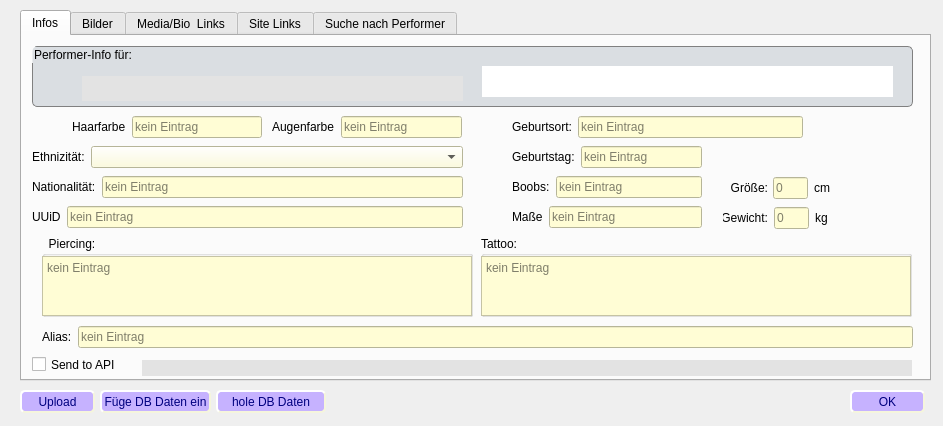
<?xml version="1.0" encoding="UTF-8"?>
<ui version="4.0">
 <class>Dialog</class>
 <widget class="QDialog" name="Dialog">
  <property name="geometry">
   <rect>
    <x>0</x>
    <y>0</y>
    <width>943</width>
    <height>426</height>
   </rect>
  </property>
  <property name="windowTitle">
   <string>Dialog</string>
  </property>
  <property name="modal">
   <bool>true</bool>
  </property>
  <widget class="QTabWidget" name="tabWidget">
   <property name="geometry">
    <rect>
     <x>20</x>
     <y>10</y>
     <width>911</width>
     <height>371</height>
    </rect>
   </property>
   <property name="currentIndex">
    <number>0</number>
   </property>
   <widget class="QWidget" name="actor_info">
    <attribute name="title">
     <string>Infos</string>
    </attribute>
    <widget class="QWidget" name="layoutWidget_9">
     <property name="geometry">
      <rect>
       <x>490</x>
       <y>110</y>
       <width>190</width>
       <height>22</height>
      </rect>
     </property>
     <layout class="QHBoxLayout" name="HLayout_birthday">
      <item>
       <widget class="QLabel" name="lblgeburtstag">
        <property name="text">
         <string>Geburtstag:</string>
        </property>
       </widget>
      </item>
      <item>
       <widget class="ClickableQLineEdit" name="lnEdit_performer_birthday">
        <property name="contextMenuPolicy">
         <enum>Qt::CustomContextMenu</enum>
        </property>
        <property name="styleSheet">
         <string notr="true">QLineEdit,QTextEdit { 
background-color: #FFFDD5;}
QLineEdit:hover,QTextEdit:hover {
border: 2px solid rgb(49, 50, 62);}
QLineEdit:focus,QTextEdit:focus {
border: 2px inset rgb(85, 170, 255);}
QLineEdit::placeholderText { 
color: rgb(213, 213, 213);}




</string>
        </property>
        <property name="text">
         <string/>
        </property>
        <property name="placeholderText">
         <string notr="true">kein Eintrag</string>
        </property>
       </widget>
      </item>
     </layout>
    </widget>
    <widget class="QWidget" name="layoutWidget">
     <property name="geometry">
      <rect>
       <x>50</x>
       <y>80</y>
       <width>190</width>
       <height>22</height>
      </rect>
     </property>
     <layout class="QHBoxLayout" name="HLayout_hair_colour">
      <item>
       <widget class="QLabel" name="lblactor_hair_colour">
        <property name="text">
         <string>Haarfarbe</string>
        </property>
       </widget>
      </item>
      <item>
       <widget class="ClickableQLineEdit" name="lnEdit_performer_hair">
        <property name="contextMenuPolicy">
         <enum>Qt::CustomContextMenu</enum>
        </property>
        <property name="styleSheet">
         <string notr="true">QLineEdit,QTextEdit { 
background-color: #FFFDD5;}
QLineEdit:hover,QTextEdit:hover {
border: 2px solid rgb(49, 50, 62);}
QLineEdit:focus,QTextEdit:focus {
border: 2px inset rgb(85, 170, 255);}
QLineEdit::placeholderText { 
color: rgb(213, 213, 213);}




</string>
        </property>
        <property name="text">
         <string/>
        </property>
        <property name="placeholderText">
         <string notr="true">kein Eintrag</string>
        </property>
       </widget>
      </item>
     </layout>
    </widget>
    <widget class="QWidget" name="layoutWidget_8">
     <property name="geometry">
      <rect>
       <x>490</x>
       <y>80</y>
       <width>291</width>
       <height>22</height>
      </rect>
     </property>
     <layout class="QHBoxLayout" name="HLayout_bithplace">
      <item>
       <widget class="QLabel" name="lblgeburtsort">
        <property name="text">
         <string>Geburtsort:</string>
        </property>
       </widget>
      </item>
      <item>
       <widget class="ClickableQLineEdit" name="lnEdit_performer_birthplace">
        <property name="contextMenuPolicy">
         <enum>Qt::CustomContextMenu</enum>
        </property>
        <property name="styleSheet">
         <string notr="true">QLineEdit,QTextEdit { 
background-color: #FFFDD5;}
QLineEdit:hover,QTextEdit:hover {
border: 2px solid rgb(49, 50, 62);}
QLineEdit:focus,QTextEdit:focus {
border: 2px inset rgb(85, 170, 255);}
QLineEdit::placeholderText { 
color: rgb(213, 213, 213);}




</string>
        </property>
        <property name="text">
         <string/>
        </property>
        <property name="placeholderText">
         <string notr="true">kein Eintrag</string>
        </property>
       </widget>
      </item>
     </layout>
    </widget>
    <widget class="QWidget" name="layoutWidget_11">
     <property name="geometry">
      <rect>
       <x>490</x>
       <y>140</y>
       <width>190</width>
       <height>22</height>
      </rect>
     </property>
     <layout class="QHBoxLayout" name="HLayout_boobs">
      <item>
       <widget class="QLabel" name="lblboobs">
        <property name="text">
         <string>Boobs:</string>
        </property>
       </widget>
      </item>
      <item>
       <widget class="ClickableQLineEdit" name="lnEdit_performer_boobs">
        <property name="contextMenuPolicy">
         <enum>Qt::CustomContextMenu</enum>
        </property>
        <property name="styleSheet">
         <string notr="true">QLineEdit,QTextEdit { 
background-color: #FFFDD5;}
QLineEdit:hover,QTextEdit:hover {
border: 2px solid rgb(49, 50, 62);}
QLineEdit:focus,QTextEdit:focus {
border: 2px inset rgb(85, 170, 255);}
QLineEdit::placeholderText { 
color: rgb(213, 213, 213);}




</string>
        </property>
        <property name="inputMask">
         <string/>
        </property>
        <property name="text">
         <string/>
        </property>
        <property name="placeholderText">
         <string notr="true">kein Eintrag</string>
        </property>
       </widget>
      </item>
     </layout>
    </widget>
    <widget class="QWidget" name="layoutWidget_2">
     <property name="geometry">
      <rect>
       <x>701</x>
       <y>141</y>
       <width>107</width>
       <height>22</height>
      </rect>
     </property>
     <layout class="QHBoxLayout" name="HLayout_height">
      <item>
       <widget class="QLabel" name="lblperformer_groesse">
        <property name="minimumSize">
         <size>
          <width>45</width>
          <height>0</height>
         </size>
        </property>
        <property name="maximumSize">
         <size>
          <width>45</width>
          <height>16777215</height>
         </size>
        </property>
        <property name="text">
         <string>Größe:</string>
        </property>
        <property name="alignment">
         <set>Qt::AlignRight|Qt::AlignTrailing|Qt::AlignVCenter</set>
        </property>
       </widget>
      </item>
      <item>
       <widget class="ClickableQLineEdit" name="lnEdit_performer_height">
        <property name="minimumSize">
         <size>
          <width>35</width>
          <height>0</height>
         </size>
        </property>
        <property name="maximumSize">
         <size>
          <width>35</width>
          <height>16777215</height>
         </size>
        </property>
        <property name="contextMenuPolicy">
         <enum>Qt::CustomContextMenu</enum>
        </property>
        <property name="styleSheet">
         <string notr="true">QLineEdit,QTextEdit { 
background-color: #FFFDD5;}
QLineEdit:hover,QTextEdit:hover {
border: 2px solid rgb(49, 50, 62);}
QLineEdit:focus,QTextEdit:focus {
border: 2px inset rgb(85, 170, 255);}
QLineEdit::placeholderText { 
color: rgb(213, 213, 213);}




</string>
        </property>
        <property name="inputMask">
         <string>999</string>
        </property>
        <property name="text">
         <string/>
        </property>
        <property name="placeholderText">
         <string notr="true">0</string>
        </property>
       </widget>
      </item>
      <item>
       <widget class="QLabel" name="lbl_kg_2">
        <property name="text">
         <string>cm</string>
        </property>
       </widget>
      </item>
     </layout>
    </widget>
    <widget class="QWidget" name="layoutWidget_3">
     <property name="geometry">
      <rect>
       <x>10</x>
       <y>110</y>
       <width>431</width>
       <height>22</height>
      </rect>
     </property>
     <layout class="QHBoxLayout" name="HLayout_ethnicity">
      <item>
       <widget class="QLabel" name="lblperformer_rasse">
        <property name="sizePolicy">
         <sizepolicy hsizetype="Fixed" vsizetype="Preferred">
          <horstretch>0</horstretch>
          <verstretch>0</verstretch>
         </sizepolicy>
        </property>
        <property name="text">
         <string>Ethnizität:</string>
        </property>
       </widget>
      </item>
      <item>
       <widget class="QComboBox" name="cBox_performer_rasse">
        <property name="layoutDirection">
         <enum>Qt::LeftToRight</enum>
        </property>
        <property name="styleSheet">
         <string notr="true">background-color: #FFFDD5;</string>
        </property>
        <item>
         <property name="text">
          <string/>
         </property>
        </item>
        <item>
         <property name="text">
          <string>Asian</string>
         </property>
        </item>
        <item>
         <property name="text">
          <string>Black</string>
         </property>
        </item>
        <item>
         <property name="text">
          <string>Caucasian</string>
         </property>
        </item>
        <item>
         <property name="text">
          <string>Indian</string>
         </property>
        </item>
        <item>
         <property name="text">
          <string>Latin</string>
         </property>
        </item>
        <item>
         <property name="text">
          <string>Middle Eastern</string>
         </property>
        </item>
        <item>
         <property name="text">
          <string>Mixed</string>
         </property>
        </item>
        <item>
         <property name="text">
          <string>Others</string>
         </property>
        </item>
       </widget>
      </item>
     </layout>
    </widget>
    <widget class="QWidget" name="layoutWidget_4">
     <property name="geometry">
      <rect>
       <x>701</x>
       <y>171</y>
       <width>105</width>
       <height>22</height>
      </rect>
     </property>
     <layout class="QHBoxLayout" name="HLayout_weight">
      <item>
       <widget class="QLabel" name="lblperformer_gewicht">
        <property name="minimumSize">
         <size>
          <width>45</width>
          <height>0</height>
         </size>
        </property>
        <property name="maximumSize">
         <size>
          <width>45</width>
          <height>16777215</height>
         </size>
        </property>
        <property name="text">
         <string>Gewicht:</string>
        </property>
        <property name="alignment">
         <set>Qt::AlignRight|Qt::AlignTrailing|Qt::AlignVCenter</set>
        </property>
       </widget>
      </item>
      <item>
       <widget class="ClickableQLineEdit" name="lnEdit_performer_weight">
        <property name="minimumSize">
         <size>
          <width>35</width>
          <height>0</height>
         </size>
        </property>
        <property name="maximumSize">
         <size>
          <width>35</width>
          <height>16777215</height>
         </size>
        </property>
        <property name="contextMenuPolicy">
         <enum>Qt::CustomContextMenu</enum>
        </property>
        <property name="styleSheet">
         <string notr="true">QLineEdit,QTextEdit { 
background-color: #FFFDD5;}
QLineEdit:hover,QTextEdit:hover {
border: 2px solid rgb(49, 50, 62);}
QLineEdit:focus,QTextEdit:focus {
border: 2px inset rgb(85, 170, 255);}
QLineEdit::placeholderText { 
color: rgb(213, 213, 213);}




</string>
        </property>
        <property name="inputMask">
         <string>999</string>
        </property>
        <property name="text">
         <string/>
        </property>
        <property name="placeholderText">
         <string notr="true">0</string>
        </property>
       </widget>
      </item>
      <item>
       <widget class="QLabel" name="lbl_kg">
        <property name="text">
         <string>kg</string>
        </property>
       </widget>
      </item>
     </layout>
    </widget>
    <widget class="QWidget" name="layoutWidget_12">
     <property name="geometry">
      <rect>
       <x>490</x>
       <y>170</y>
       <width>190</width>
       <height>22</height>
      </rect>
     </property>
     <layout class="QHBoxLayout" name="HLayout_bodytyp">
      <item>
       <widget class="QLabel" name="lblbodytyp">
        <property name="text">
         <string>Maße</string>
        </property>
       </widget>
      </item>
      <item>
       <widget class="ClickableQLineEdit" name="lnEdit_performer_meaturements">
        <property name="contextMenuPolicy">
         <enum>Qt::CustomContextMenu</enum>
        </property>
        <property name="styleSheet">
         <string notr="true">QLineEdit,QTextEdit { 
background-color: #FFFDD5;}
QLineEdit:hover,QTextEdit:hover {
border: 2px solid rgb(49, 50, 62);}
QLineEdit:focus,QTextEdit:focus {
border: 2px inset rgb(85, 170, 255);}
QLineEdit::placeholderText { 
color: rgb(213, 213, 213);}




</string>
        </property>
        <property name="text">
         <string/>
        </property>
        <property name="placeholderText">
         <string notr="true">kein Eintrag</string>
        </property>
       </widget>
      </item>
     </layout>
    </widget>
    <widget class="QGroupBox" name="grpBox_actor_name">
     <property name="geometry">
      <rect>
       <x>10</x>
       <y>10</y>
       <width>881</width>
       <height>61</height>
      </rect>
     </property>
     <property name="styleSheet">
      <string notr="true">QGroupBox {
background-color: rgb(218, 222, 226);
border: 1px solid grey;border-radius: 5px;}</string>
     </property>
     <property name="title">
      <string>Performer-Info für:</string>
     </property>
     <widget class="QLineEdit" name="lnEdit_performer_name">
      <property name="enabled">
       <bool>true</bool>
      </property>
      <property name="geometry">
       <rect>
        <x>450</x>
        <y>20</y>
        <width>411</width>
        <height>31</height>
       </rect>
      </property>
      <property name="font">
       <font>
        <pointsize>15</pointsize>
       </font>
      </property>
      <property name="styleSheet">
       <string notr="true">QLabel{background-color:#e3e3e3 }
</string>
      </property>
      <property name="text">
       <string/>
      </property>
      <property name="frame">
       <bool>false</bool>
      </property>
      <property name="readOnly">
       <bool>true</bool>
      </property>
      <property name="clearButtonEnabled">
       <bool>false</bool>
      </property>
     </widget>
     <widget class="QLabel" name="lbl_actor_gender_sign">
      <property name="geometry">
       <rect>
        <x>10</x>
        <y>20</y>
        <width>25</width>
        <height>30</height>
       </rect>
      </property>
      <property name="text">
       <string/>
      </property>
      <property name="pixmap">
       <pixmap resource="../../resource_collection_files/buttons.qrc">:/Buttons/_buttons/gender/person-weiblich.png</pixmap>
      </property>
     </widget>
     <widget class="QLabel" name="lbl_actor_birthday_place">
      <property name="geometry">
       <rect>
        <x>50</x>
        <y>30</y>
        <width>381</width>
        <height>25</height>
       </rect>
      </property>
      <property name="font">
       <font>
        <pointsize>10</pointsize>
       </font>
      </property>
      <property name="styleSheet">
       <string notr="true">QLabel{background-color:#e3e3e3 }</string>
      </property>
      <property name="text">
       <string/>
      </property>
     </widget>
    </widget>
    <widget class="QCheckBox" name="chkBox_send_api">
     <property name="geometry">
      <rect>
       <x>10</x>
       <y>320</y>
       <width>91</width>
       <height>17</height>
      </rect>
     </property>
     <property name="text">
      <string>Send to API</string>
     </property>
    </widget>
    <widget class="QWidget" name="layoutWidget_10">
     <property name="geometry">
      <rect>
       <x>10</x>
       <y>140</y>
       <width>431</width>
       <height>22</height>
      </rect>
     </property>
     <layout class="QHBoxLayout" name="HLayout_nationality">
      <item>
       <widget class="QLabel" name="lblnationality">
        <property name="text">
         <string>Nationalität:</string>
        </property>
       </widget>
      </item>
      <item>
       <widget class="ClickableQLineEdit" name="lnEdit_performer_nationality">
        <property name="contextMenuPolicy">
         <enum>Qt::CustomContextMenu</enum>
        </property>
        <property name="styleSheet">
         <string notr="true">QLineEdit,QTextEdit { 
background-color: #FFFDD5;}
QLineEdit:hover,QTextEdit:hover {
border: 2px solid rgb(49, 50, 62);}
QLineEdit:focus,QTextEdit:focus {
border: 2px inset rgb(85, 170, 255);}
QLineEdit::placeholderText { 
color: rgb(213, 213, 213);}




</string>
        </property>
        <property name="text">
         <string/>
        </property>
        <property name="placeholderText">
         <string notr="true">kein Eintrag</string>
        </property>
       </widget>
      </item>
     </layout>
    </widget>
    <widget class="QGroupBox" name="gBox_tattoo">
     <property name="geometry">
      <rect>
       <x>459</x>
       <y>200</y>
       <width>431</width>
       <height>81</height>
      </rect>
     </property>
     <property name="title">
      <string>Tattoo:</string>
     </property>
     <widget class="ClickableQTextEdit" name="txtEdit_performer_tattoo">
      <property name="geometry">
       <rect>
        <x>0</x>
        <y>20</y>
        <width>430</width>
        <height>60</height>
       </rect>
      </property>
      <property name="contextMenuPolicy">
       <enum>Qt::CustomContextMenu</enum>
      </property>
      <property name="styleSheet">
       <string notr="true">QLineEdit,QTextEdit { 
background-color: #FFFDD5;}
QLineEdit:hover,QTextEdit:hover {
border: 2px solid rgb(49, 50, 62);}
QLineEdit:focus,QTextEdit:focus {
border: 2px inset rgb(85, 170, 255);}
QToolTip {min-width: 350px;}</string>
      </property>
      <property name="acceptRichText">
       <bool>false</bool>
      </property>
      <property name="placeholderText">
       <string>kein Eintrag</string>
      </property>
     </widget>
    </widget>
    <widget class="QGroupBox" name="gBox_piercing">
     <property name="geometry">
      <rect>
       <x>20</x>
       <y>200</y>
       <width>431</width>
       <height>81</height>
      </rect>
     </property>
     <property name="title">
      <string>  Piercing:</string>
     </property>
     <widget class="ClickableQTextEdit" name="txtEdit_performer_piercing">
      <property name="geometry">
       <rect>
        <x>0</x>
        <y>20</y>
        <width>430</width>
        <height>60</height>
       </rect>
      </property>
      <property name="contextMenuPolicy">
       <enum>Qt::ActionsContextMenu</enum>
      </property>
      <property name="styleSheet">
       <string notr="true">QLineEdit,QTextEdit { 
background-color: #FFFDD5;}
QLineEdit:hover,QTextEdit:hover {
border: 2px solid rgb(49, 50, 62);}
QLineEdit:focus,QTextEdit:focus {
border: 2px inset rgb(85, 170, 255);}
QToolTip {min-width: 350px;}</string>
      </property>
      <property name="acceptRichText">
       <bool>false</bool>
      </property>
      <property name="placeholderText">
       <string>kein Eintrag</string>
      </property>
     </widget>
    </widget>
    <widget class="QWidget" name="layoutWidget_14">
     <property name="geometry">
      <rect>
       <x>20</x>
       <y>290</y>
       <width>871</width>
       <height>22</height>
      </rect>
     </property>
     <layout class="QHBoxLayout" name="HLayout_nationality_2">
      <item>
       <widget class="QLabel" name="lblnationality_2">
        <property name="text">
         <string>Alias:</string>
        </property>
       </widget>
      </item>
      <item>
       <widget class="QLineEdit" name="lnEdit_performer_aliases">
        <property name="contextMenuPolicy">
         <enum>Qt::CustomContextMenu</enum>
        </property>
        <property name="styleSheet">
         <string notr="true">QLineEdit,QTextEdit { 
background-color: #FFFDD5;}
QLineEdit:hover,QTextEdit:hover {
border: 2px solid rgb(49, 50, 62);}
QLineEdit:focus,QTextEdit:focus {
border: 2px inset rgb(85, 170, 255);}
QLineEdit::placeholderText { 
color: rgb(213, 213, 213);}




</string>
        </property>
        <property name="text">
         <string/>
        </property>
        <property name="placeholderText">
         <string notr="true">kein Eintrag</string>
        </property>
       </widget>
      </item>
     </layout>
    </widget>
    <widget class="QWidget" name="layoutWidget_13">
     <property name="geometry">
      <rect>
       <x>10</x>
       <y>170</y>
       <width>431</width>
       <height>22</height>
      </rect>
     </property>
     <layout class="QHBoxLayout" name="HLayout_nationality_3">
      <item>
       <widget class="QLabel" name="lbluuid">
        <property name="text">
         <string>UUiD</string>
        </property>
       </widget>
      </item>
      <item>
       <widget class="ClickableQLineEdit" name="lnEdit_performer_uuid">
        <property name="contextMenuPolicy">
         <enum>Qt::CustomContextMenu</enum>
        </property>
        <property name="styleSheet">
         <string notr="true">QLineEdit,QTextEdit { 
background-color: #FFFDD5;}
QLineEdit:hover,QTextEdit:hover {
border: 2px solid rgb(49, 50, 62);}
QLineEdit:focus,QTextEdit:focus {
border: 2px inset rgb(85, 170, 255);}
QLineEdit::placeholderText { 
color: rgb(213, 213, 213);}




</string>
        </property>
        <property name="text">
         <string/>
        </property>
        <property name="readOnly">
         <bool>false</bool>
        </property>
        <property name="placeholderText">
         <string notr="true">kein Eintrag</string>
        </property>
       </widget>
      </item>
     </layout>
    </widget>
    <widget class="QWidget" name="layoutWidget_5">
     <property name="geometry">
      <rect>
       <x>250</x>
       <y>80</y>
       <width>190</width>
       <height>22</height>
      </rect>
     </property>
     <layout class="QHBoxLayout" name="HLayout_eye_colour">
      <item>
       <widget class="QLabel" name="lblperformer_augen">
        <property name="text">
         <string>Augenfarbe</string>
        </property>
       </widget>
      </item>
      <item>
       <widget class="ClickableQLineEdit" name="lnEdit_performer_eye">
        <property name="contextMenuPolicy">
         <enum>Qt::CustomContextMenu</enum>
        </property>
        <property name="styleSheet">
         <string notr="true">QLineEdit,QTextEdit { 
background-color: #FFFDD5;}
QLineEdit:hover,QTextEdit:hover {
border: 2px solid rgb(49, 50, 62);}
QLineEdit:focus,QTextEdit:focus {
border: 2px inset rgb(85, 170, 255);}
QLineEdit::placeholderText { 
color: rgb(213, 213, 213);}




</string>
        </property>
        <property name="text">
         <string/>
        </property>
        <property name="placeholderText">
         <string notr="true">kein Eintrag</string>
        </property>
       </widget>
      </item>
     </layout>
    </widget>
    <widget class="QLabel" name="lbl_status_message">
     <property name="geometry">
      <rect>
       <x>120</x>
       <y>324</y>
       <width>770</width>
       <height>16</height>
      </rect>
     </property>
     <property name="styleSheet">
      <string notr="true">QLabel{background-color:#e3e3e3 }</string>
     </property>
     <property name="text">
      <string/>
     </property>
    </widget>
   </widget>
   <widget class="QWidget" name="actor_images">
    <attribute name="title">
     <string>Bilder</string>
    </attribute>
    <widget class="QScrollArea" name="scrollArea_actor_images">
     <property name="geometry">
      <rect>
       <x>13</x>
       <y>40</y>
       <width>880</width>
       <height>300</height>
      </rect>
     </property>
     <property name="widgetResizable">
      <bool>true</bool>
     </property>
     <widget class="QWidget" name="scrollAreaWidgetContents">
      <property name="geometry">
       <rect>
        <x>0</x>
        <y>0</y>
        <width>878</width>
        <height>298</height>
       </rect>
      </property>
     </widget>
    </widget>
    <widget class="QLabel" name="lbl_image_counter">
     <property name="geometry">
      <rect>
       <x>0</x>
       <y>10</y>
       <width>240</width>
       <height>25</height>
      </rect>
     </property>
     <property name="font">
      <font>
       <family>Arial</family>
       <pointsize>9</pointsize>
      </font>
     </property>
     <property name="styleSheet">
      <string notr="true">QLabel {
background-color: #4e4e4e;
color: #fffffa;}</string>
     </property>
     <property name="text">
      <string/>
     </property>
    </widget>
    <widget class="QLabel" name="lbl_image_max">
     <property name="geometry">
      <rect>
       <x>260</x>
       <y>13</y>
       <width>231</width>
       <height>20</height>
      </rect>
     </property>
     <property name="styleSheet">
      <string notr="true">background-color: rgb(255, 250, 211)</string>
     </property>
     <property name="text">
      <string>Maximale Anzahl Bilder: </string>
     </property>
    </widget>
   </widget>
   <widget class="QWidget" name="page_media_links">
    <attribute name="title">
     <string>Media/Bio  Links</string>
    </attribute>
    <widget class="QTableWidget" name="tblWdg_actor_medialinks">
     <property name="geometry">
      <rect>
       <x>20</x>
       <y>10</y>
       <width>870</width>
       <height>331</height>
      </rect>
     </property>
     <property name="font">
      <font>
       <family>Arial</family>
       <pointsize>8</pointsize>
       <stylestrategy>PreferAntialias</stylestrategy>
      </font>
     </property>
     <property name="contextMenuPolicy">
      <enum>Qt::CustomContextMenu</enum>
     </property>
     <property name="styleSheet">
      <string notr="true">background-color: rgb(255, 250, 211)
</string>
     </property>
     <property name="selectionBehavior">
      <enum>QAbstractItemView::SelectRows</enum>
     </property>
     <property name="columnCount">
      <number>5</number>
     </property>
     <attribute name="horizontalHeaderVisible">
      <bool>false</bool>
     </attribute>
     <attribute name="horizontalHeaderCascadingSectionResizes">
      <bool>false</bool>
     </attribute>
     <attribute name="horizontalHeaderHighlightSections">
      <bool>false</bool>
     </attribute>
     <attribute name="horizontalHeaderShowSortIndicator" stdset="0">
      <bool>true</bool>
     </attribute>
     <attribute name="verticalHeaderVisible">
      <bool>false</bool>
     </attribute>
     <attribute name="verticalHeaderDefaultSectionSize">
      <number>20</number>
     </attribute>
     <attribute name="verticalHeaderHighlightSections">
      <bool>false</bool>
     </attribute>
     <attribute name="verticalHeaderMinimumSectionSize">
      <number>16</number>
     </attribute>
     <attribute name="verticalHeaderShowSortIndicator" stdset="0">
      <bool>true</bool>
     </attribute>
     <attribute name="verticalHeaderStretchLastSection">
      <bool>false</bool>
     </attribute>
     <column>
      <property name="text">
       <string>ID</string>
      </property>
     </column>
     <column>
      <property name="text">
       <string>Status</string>
      </property>
     </column>
     <column>
      <property name="text">
       <string>Image</string>
      </property>
     </column>
     <column>
      <property name="text">
       <string>Alias</string>
      </property>
     </column>
     <column>
      <property name="text">
       <string>Status</string>
      </property>
     </column>
    </widget>
   </widget>
   <widget class="QWidget" name="tab">
    <attribute name="title">
     <string>Site Links</string>
    </attribute>
    <widget class="QTableWidget" name="tblWgd_arctor_links">
     <property name="geometry">
      <rect>
       <x>8</x>
       <y>10</y>
       <width>890</width>
       <height>331</height>
      </rect>
     </property>
     <property name="styleSheet">
      <string notr="true">background-color: rgb(255, 250, 211)</string>
     </property>
    </widget>
   </widget>
   <widget class="QWidget" name="search_actor">
    <attribute name="title">
     <string>Suche nach Performer</string>
    </attribute>
    <widget class="QGroupBox" name="grpBox_actor_search_name">
     <property name="geometry">
      <rect>
       <x>10</x>
       <y>10</y>
       <width>881</width>
       <height>41</height>
      </rect>
     </property>
     <property name="styleSheet">
      <string notr="true">QGroupBox {
background-color: rgb(218, 222, 226);
border: 1px solid grey;border-radius: 5px;}</string>
     </property>
     <property name="title">
      <string>Nach Name gesucht:</string>
     </property>
     <widget class="QLineEdit" name="lnEdit_performer_search_name">
      <property name="enabled">
       <bool>true</bool>
      </property>
      <property name="geometry">
       <rect>
        <x>450</x>
        <y>10</y>
        <width>411</width>
        <height>21</height>
       </rect>
      </property>
      <property name="font">
       <font>
        <pointsize>15</pointsize>
       </font>
      </property>
      <property name="styleSheet">
       <string notr="true">QLabel{background-color:#e3e3e3 }
</string>
      </property>
      <property name="text">
       <string/>
      </property>
      <property name="frame">
       <bool>false</bool>
      </property>
      <property name="readOnly">
       <bool>false</bool>
      </property>
      <property name="clearButtonEnabled">
       <bool>false</bool>
      </property>
     </widget>
     <widget class="QLabel" name="lbl_search_counter">
      <property name="geometry">
       <rect>
        <x>10</x>
        <y>20</y>
        <width>181</width>
        <height>16</height>
       </rect>
      </property>
      <property name="styleSheet">
       <string notr="true">QLabel{background-color:#e3e3e3 }</string>
      </property>
      <property name="text">
       <string/>
      </property>
     </widget>
    </widget>
    <widget class="QTableWidget" name="tblWdg_search_result_actors">
     <property name="geometry">
      <rect>
       <x>10</x>
       <y>60</y>
       <width>420</width>
       <height>280</height>
      </rect>
     </property>
     <property name="styleSheet">
      <string notr="true">background-color: rgb(255, 250, 211)</string>
     </property>
     <property name="selectionBehavior">
      <enum>QAbstractItemView::SelectRows</enum>
     </property>
     <property name="wordWrap">
      <bool>false</bool>
     </property>
     <attribute name="horizontalHeaderDefaultSectionSize">
      <number>205</number>
     </attribute>
    </widget>
   </widget>
  </widget>
  <widget class="QPushButton" name="Btn_accept">
   <property name="geometry">
    <rect>
     <x>850</x>
     <y>390</y>
     <width>75</width>
     <height>23</height>
    </rect>
   </property>
   <property name="styleSheet">
    <string notr="true">QPushButton { 
	color: rgb(0, 0, 127);
	selection-background-color: rgb(255, 85, 0);
	background-color: rgb(198, 178, 255);
	border-style: outset;
	border-width: 2px;
	font: 8pt &quot;MS Shell Dlg 2&quot;;
	border-radius: 5px;
	border-color: beige;
}                   
QPushButton:enabled{
	background-color: rgb(198, 178, 255);
}                           
QPushButton:pressed{ 
	background: red;
}                            
QPushButton:disabled{                             
	background-color: gray;                
}
QPushButton:hover{
	background-color: rgb(255, 85, 255);
}   </string>
   </property>
   <property name="text">
    <string>OK</string>
   </property>
  </widget>
  <widget class="QPushButton" name="Btn_upload_datas">
   <property name="geometry">
    <rect>
     <x>20</x>
     <y>390</y>
     <width>75</width>
     <height>23</height>
    </rect>
   </property>
   <property name="styleSheet">
    <string notr="true">QPushButton { 
	color: rgb(0, 0, 127);
	selection-background-color: rgb(255, 85, 0);
	background-color: rgb(198, 178, 255);
	border-style: outset;
	border-width: 2px;
	font: 8pt &quot;MS Shell Dlg 2&quot;;
	border-radius: 5px;
	border-color: beige;
}                   
QPushButton:enabled{
	background-color: rgb(198, 178, 255);
}                           
QPushButton:pressed{ 
	background: red;
}                            
QPushButton:disabled{                             
	background-color: gray;                
}
QPushButton:hover{
	background-color: rgb(255, 85, 255);
}   </string>
   </property>
   <property name="text">
    <string>Upload</string>
   </property>
  </widget>
  <widget class="QPushButton" name="Btn_set_DB_data_in_dialog">
   <property name="geometry">
    <rect>
     <x>100</x>
     <y>390</y>
     <width>111</width>
     <height>23</height>
    </rect>
   </property>
   <property name="styleSheet">
    <string notr="true">QPushButton { 
	color: rgb(0, 0, 127);
	selection-background-color: rgb(255, 85, 0);
	background-color: rgb(198, 178, 255);
	border-style: outset;
	border-width: 2px;
	font: 8pt &quot;MS Shell Dlg 2&quot;;
	border-radius: 5px;
	border-color: beige;
}                   
QPushButton:enabled{
	background-color: rgb(198, 178, 255);
}                           
QPushButton:pressed{ 
	background: red;
}                            
QPushButton:disabled{                             
	background-color: gray;                
}
QPushButton:hover{
	background-color: rgb(255, 85, 255);
}   </string>
   </property>
   <property name="text">
    <string>Füge DB Daten ein</string>
   </property>
  </widget>
  <widget class="QLabel" name="lbl_loading_progress">
   <property name="geometry">
    <rect>
     <x>349</x>
     <y>390</y>
     <width>491</width>
     <height>30</height>
    </rect>
   </property>
   <property name="text">
    <string/>
   </property>
  </widget>
  <widget class="QPushButton" name="Btn_get_DB_data_in_dialog">
   <property name="geometry">
    <rect>
     <x>216</x>
     <y>390</y>
     <width>110</width>
     <height>23</height>
    </rect>
   </property>
   <property name="styleSheet">
    <string notr="true">QPushButton { 
	color: rgb(0, 0, 127);
	selection-background-color: rgb(255, 85, 0);
	background-color: rgb(198, 178, 255);
	border-style: outset;
	border-width: 2px;
	font: 8pt &quot;MS Shell Dlg 2&quot;;
	border-radius: 5px;
	border-color: beige;
}                   
QPushButton:enabled{
	background-color: rgb(198, 178, 255);
}                           
QPushButton:pressed{ 
	background: red;
}                            
QPushButton:disabled{                             
	background-color: gray;                
}
QPushButton:hover{
	background-color: rgb(255, 85, 255);
}   </string>
   </property>
   <property name="text">
    <string>hole DB Daten</string>
   </property>
  </widget>
 </widget>
 <customwidgets>
  <customwidget>
   <class>ClickableQLineEdit</class>
   <extends>QLineEdit</extends>
   <header location="global">gui.custom_widgets.customQLineEdit</header>
  </customwidget>
  <customwidget>
   <class>ClickableQTextEdit</class>
   <extends>QTextEdit</extends>
   <header location="global">gui.custom_widgets.customQTextEdit</header>
  </customwidget>
 </customwidgets>
 <resources>
  <include location="../../resource_collection_files/buttons.qrc"/>
  <include location="../../resource_collection_files/labels.qrc"/>
 </resources>
 <connections/>
</ui>
